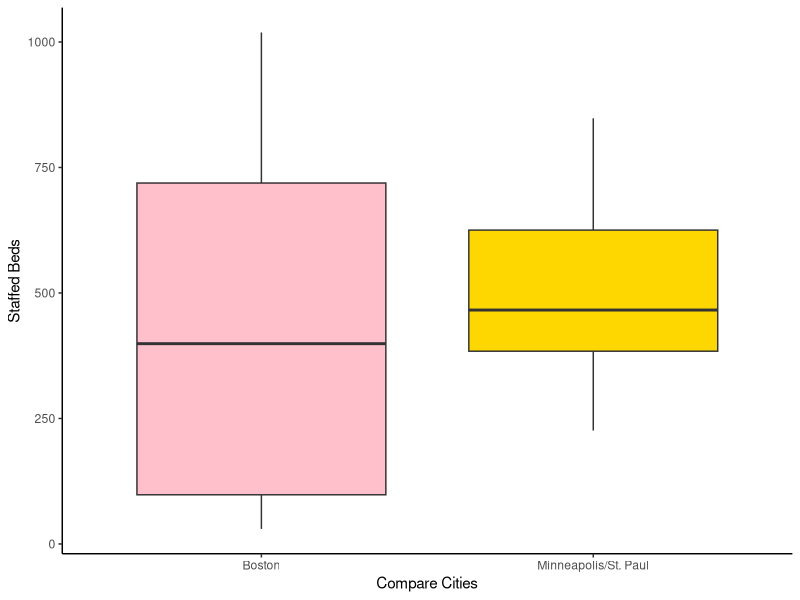

Recreate this plot in R.
#read in dataframe
CityCompare <- read.csv("CityCompare.csv", header = TRUE, sep = ",")
CityCompare

#call up ggplot2
library(ggplot2)

#run the plot in question
#and save it to an object
boxplot_figure <- ggplot(data = CityCompare, aes(x = StaffedBeds, y = HospCity)) +
	geom_boxplot(fill = c("pink", "gold")) + 
	xlab(c("Staffed Beds")) +
	ylab(c("Compare Cities")) +
	coord_flip() +
	theme_classic()

#save the box plot as PNG
#with these specifications
#in the working directory
ggsave(file = "Compare Cities Box Plot.png", 
	units = c("in"),
	width = 8,
	height = 5.5,
	dpi = 300,
	boxplot_figure) 
